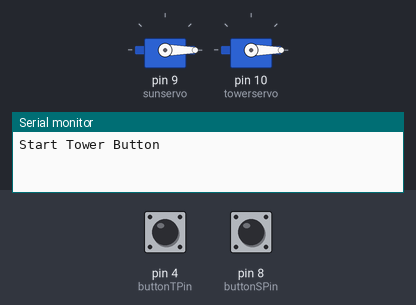
The sketch below on a simulated Arduino Uno, built with avr-gcc and run on an emulated ATmega328P. Shown: 2 × servo, the last lines printed to the serial monitor. The test bench sets the inputs (shaded band); at power-on: pin 4 (buttonTPin) LOW, pin 8 (buttonSPin) LOW.

Above: at 1.2 s.
1.3 s: pin 4 (buttonTPin) pulled HIGH for 0.15 s
At 2.2 s:
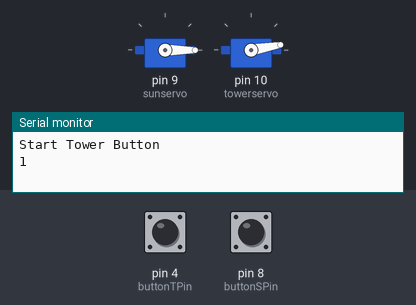
2.9 s: pin 4 (buttonTPin) pulled HIGH for 1 s
At 3.5 s:
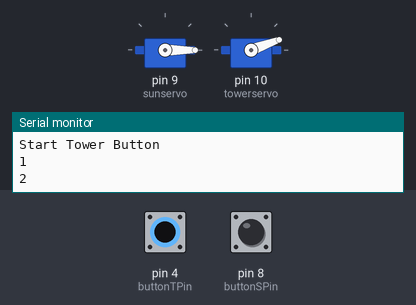
5.4 s: pin 4 (buttonTPin) pulsed HIGH 5 times (0.12 s each, 0.3 s apart)
At 7.1 s:
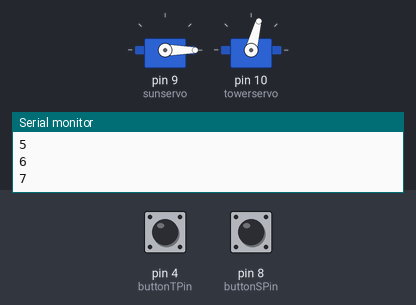
Timing chart, 0 to 8.6 s (numbered marks = the images above; inputs shaded):
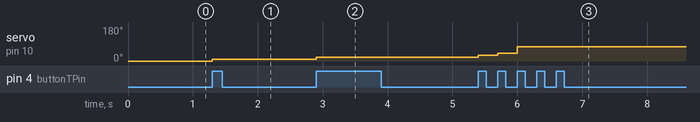

Measured:
- after the input at 1.3 s, servo on pin 10 (towerservo): 0° → 10° at once
- after the input at 2.9 s, servo on pin 10 (towerservo): 10° → 20° at once
- after the input at 5.4 s, servo on pin 10 (towerservo): 20° → 30° at once, → 40° 0.30 s later, → 75° 0.30 s later

The sketch:

Final_Project_Beta_TEST.ino
```cpp
//Servo set-up
#include <Servo.h>
Servo towerservo;  //creates a servo variable for the tower
Servo sunservo;    //creates a servo variable for the sun

//Tower button set-up
const int buttonTPin = 4;  //Placeholder pin number
int buttonTState = 0;
int prevButtonTState = 0;
bool T = false;

//Sun button set-up
const int buttonSPin = 8;  //Placeholder pin number
int buttonSState = 0;
int prevButtonSState = 0;
bool S = false;

//Tower Servo counter setup
int tservoVal = 0;
int tcounter = 0;
int countercurrentState = 0;
int counterpreviousState = 0;

// This code is the basic set-up for all of the inputs.
void setup() {
  sunservo.attach(9);
  towerservo.attach(10);
  pinMode(buttonTPin, INPUT);
  pinMode(buttonSPin, INPUT);
  Serial.begin(9600);
  Serial.println("Start Tower Button");
  towerservo.write(0);
  sunservo.write(0);
}

// Overview of all of the servo code
void loop() {
  //These two read the buttons
  buttonTState = digitalRead(buttonTPin);
  tservoVal = digitalRead(buttonTPin);

  //This reads & applies the counter for the servo to move step by step.
  if (tservoVal == HIGH) {
    countercurrentState = 1;
  } else {
    countercurrentState = 0;
  }

  // The entire Tower code.
  if (countercurrentState != counterpreviousState) {
    if (countercurrentState == 1) {
      tcounter = tcounter + 1;
      if (tcounter >= 5) {
        towerservo.write(75);
      } else {
        towerservo.write(10 * tcounter);
      }
      Serial.println(tcounter);
    }
  }

  // The sun code.  It reads off from the Tower code with the counter.  Once the counter is at max, then the sun code can work
  if (tcounter == 3) {
    buttonSState = digitalRead(buttonSPin);
    if (buttonSState != prevButtonSState) {
      if (buttonSState == HIGH) {
        S = true;
        sunservo.write(110);
        Serial.println("Start Sun button");
      } else {
        sunservo.write(0);
      }
    }
  }

  //The end code.
  if (S == true) {
    Serial.println("The End");
  }

  //Button state code
  prevButtonTState = buttonTState;
  prevButtonSState = buttonSState;
  counterpreviousState = countercurrentState;
}
```
